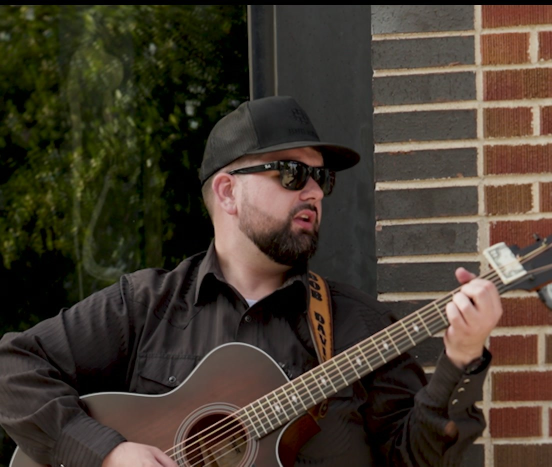
#> input picture images/hero-bill.jpg, 1104 x 933 px (shown at 1/2 size)
$ python trace-bill.py
#> lines starting #> are read from the running program, lines starting #| are printed output that depends on the picture; after the words box and inside, x2 and y2 are one past the last pixel; in counts of white or black regions, pixels touching at a corner belong together
"""Detect the folded $2 bill in the hero photo and save its outline as a mask.

    python scripts/trace-bill.py

RUN THIS WHENEVER images/hero-bill.jpg CHANGES, BEFORE make-og-card.py. The mask is tied to one
specific photograph. A new hero silently invalidates it, and the card will light whatever happens
to sit at those coordinates instead, which is worse than having no Easter egg at all.

If a new hero has no bill in it, delete bill-mask.png; make-og-card.py just skips the effect.

WHY DETECT RATHER THAN HAND-TRACE
    The first version used four hand-picked corners. Bob: "You don't quite have the edges." He was
    right, and it only became visible once the mask was crisp: a soft glow forgives a sloppy
    outline, a hard edge advertises it. The paper's real shape has a stepped right edge where the
    strings cross it and a soft bottom corner, and no quadrilateral has either.

TWO TRAPS, both worth keeping in mind if this is ever re-tuned
    1. Otsu chose a threshold of 124, which sits BELOW the tan mortar running down frame left, so
       the bill's blob merged with the wall and the contour wandered off across the brick. The 70th
       percentile inside a tight window lands at 175, above the mortar and below the paper.
    2. Even then a mortar joint touched the paper through a bridge a few pixels tall. An opening
       severs it without eating the bill's own corners, which are far thicker.
"""
import os

import cv2
import numpy as np
from PIL import Image

HERE = os.path.dirname(os.path.abspath(__file__))
SITE = os.path.dirname(HERE)
HERO = os.path.join(SITE, 'images', 'hero-bill.jpg')
OUT = os.path.join(HERE, 'bill-mask.png')
TMP = os.environ.get('TEMP', HERE)

WIN = (950, 474, 1068, 582)   # search window in hero pixels; re-aim this for a new photo
PCT = 70                      # threshold percentile inside the window


def main():
    img = cv2.imread(HERO)
#> img is the input picture: shape (933, 1104, 3); mean B, G, R 46.5, 58.2, 68.1
    if img is None:
        raise SystemExit(f'cannot read {HERO}')
    x0, y0, x1, y1 = WIN
    patch = img[y0:y1, x0:x1]
    gray = cv2.cvtColor(patch, cv2.COLOR_BGR2GRAY)
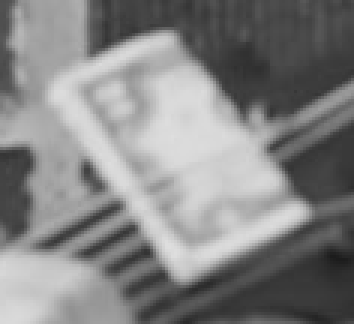
#> gray: shape (108, 118) (shown 3 times larger); min 28, max 222, mean 131.8

    t = np.percentile(gray, PCT)
#> t = 175
    m = (gray >= t).astype(np.uint8) * 255
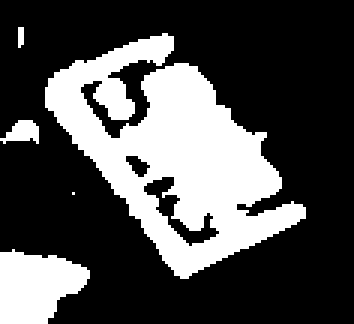
#> m: shape (108, 118) (shown 3 times larger); 30.2% white; 5 white regions (2 under 20 px), largest, box (x1, y1, x2, y2) and area: (15, 11, 102, 93) 3228, (0, 83, 30, 108) 543, (0, 40, 13, 48) 66
    m = cv2.morphologyEx(m, cv2.MORPH_CLOSE, np.ones((5, 5), np.uint8), iterations=2)
#> m: shape (108, 118); 34.8% white; 4 white regions (2 under 20 px), largest, box (x1, y1, x2, y2) and area: (0, 11, 102, 93) 3858, (0, 83, 30, 108) 557
    # Sever the thin mortar bridge at frame left. See trap 2 above.
    m = cv2.morphologyEx(m, cv2.MORPH_OPEN, np.ones((7, 7), np.uint8), iterations=1)
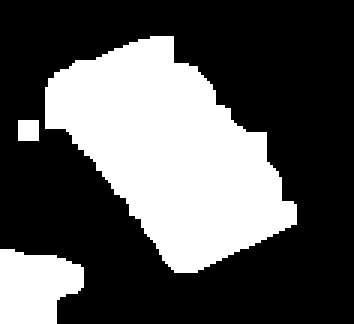
#> m: shape (108, 118) (shown 3 times larger); 34.1% white; 3 white regions, box (x1, y1, x2, y2) and area: (15, 12, 99, 91) 3743, (0, 83, 28, 108) 548, (6, 40, 13, 47) 49

    n, labels, stats, _ = cv2.connectedComponentsWithStats(m, 8)
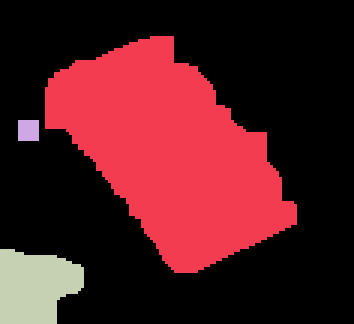
#> labels: shape (108, 118) int32 (shown 3 times larger); 4 distinct labels, from 0 to 3; one colour per label, 0 black
#> n = 4; stats = [[0, 0, 118, 108, 8404], [15, 12, 84, 79, 3743], [6, 40, 7, 7, 49], [0, 83, 28, 25, 548]]
    if n < 2:
        raise SystemExit('nothing bright enough found in the window')
    best = 1 + int(np.argmax(stats[1:, cv2.CC_STAT_AREA]))
#> best = 1
    blob = (labels == best).astype(np.uint8) * 255
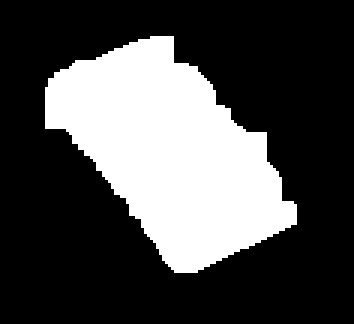
#> blob: shape (108, 118) (shown 3 times larger); 29.4% white; 1 white region, box (x1, y1, x2, y2) and area: (15, 12, 99, 91) 3743

    # Fill the holes the strings punch through the paper.
    ff = blob.copy()
    cv2.floodFill(ff, np.zeros((blob.shape[0] + 2, blob.shape[1] + 2), np.uint8), (0, 0), 255)
#> ff: shape (108, 118); every value is 255
    blob = blob | cv2.bitwise_not(ff)

    cnt = max(cv2.findContours(blob, cv2.RETR_EXTERNAL, cv2.CHAIN_APPROX_SIMPLE)[0],
              key=cv2.contourArea)
#> cnt = contour of 128 points, box (x1, y1, x2, y2) (15, 12, 99, 91), area 3622
    bx, by, bw, bh = cv2.boundingRect(cnt)
#> bx = 15; by = 12; bw = 84; bh = 79
    print(f'  threshold {t:.0f}, area {int(cv2.contourArea(cnt))} px, '
          f'bbox {bw}x{bh} at hero ({x0 + bx}, {y0 + by})')
#|   threshold 175, area 3621 px, bbox 84x79 at hero (965, 486)
    if bx == 0 or by == 0 or bx + bw >= gray.shape[1] or by + bh >= gray.shape[0]:
        print('  WARNING: the blob touches the window edge, so it is probably still leaking '
              'into the wall. Tighten WIN or raise PCT.')

    full = np.zeros(img.shape[:2], np.uint8)
    full[y0:y1, x0:x1] = blob
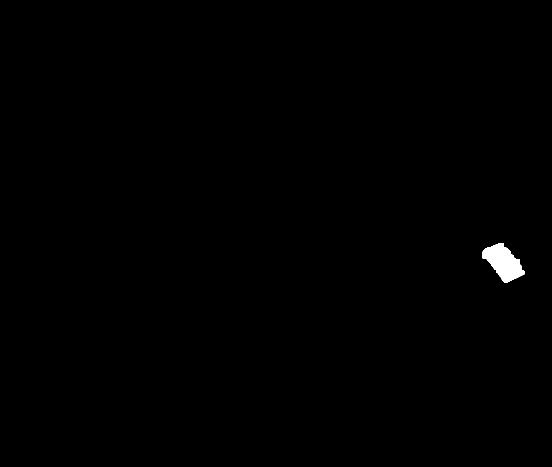
#> full: shape (933, 1104) (shown at 1/2 size); 0.36% white; 1 white region, box (x1, y1, x2, y2) and area: (965, 486, 1049, 565) 3743
    Image.fromarray(full).save(OUT)
    print(f'  wrote {os.path.relpath(OUT, SITE)} at hero resolution '
          f'{img.shape[1]}x{img.shape[0]}')
#|   wrote scripts/bill-mask.png at hero resolution 1104x933

    ov = patch.copy()
    cv2.drawContours(ov, [cnt], -1, (0, 0, 255), 1)
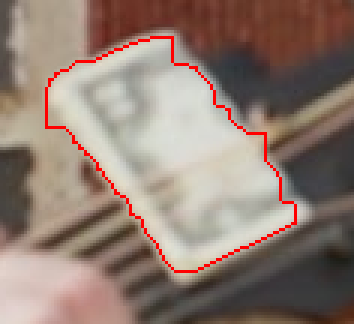
#> ov: shape (108, 118, 3) (shown 3 times larger); mean B, G, R 114.9, 125.2, 144.6
    ov = cv2.resize(ov, (ov.shape[1] * 6, ov.shape[0] * 6), interpolation=cv2.INTER_NEAREST)
#> ov: shape (648, 708, 3)
    check = os.path.join(TMP, 'trace-bill-check.jpg')
    cv2.imwrite(check, ov, [cv2.IMWRITE_JPEG_QUALITY, 92])
    print(f'  eyeball the trace at {check} before trusting it')


if __name__ == '__main__':
    main()

$ run again, with images/bob-live-intrinsic.jpg copied over images/hero-bill.jpg
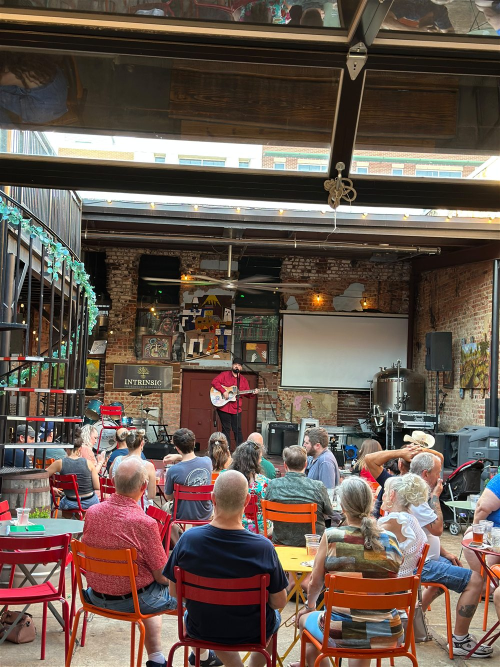
#> input picture images/bob-live-intrinsic.jpg, 1000 x 1333 px (shown at 1/2 size)
#> in main, img is the input picture: shape (1333, 1000, 3); mean B, G, R 78.4, 88.1, 104
#> t = 69
#> in main, `n, labels, stats, _ = cv2.connectedComponentsWithStats(m, 8)`:
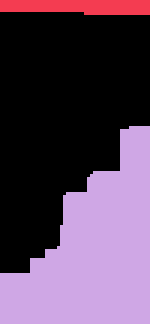
#> labels: shape (108, 50) int32 (shown 3 times larger); 3 distinct labels, from 0 to 2; one colour per label, 0 black
#> n = 3; stats = [[0, 4, 50, 87, 3173], [0, 0, 50, 5, 222], [0, 42, 50, 66, 2005]]
#> best = 2
#> blob: shape (108, 50); 37.1% white; 1 white region, box (x1, y1, x2, y2) and area: (0, 42, 50, 108) 2005
#> ff: shape (108, 50); every value is 255
#> cnt = contour of 25 points, box (x1, y1, x2, y2) (0, 42, 50, 108), area 1896
#> bx = 0; by = 42; bw = 50; bh = 66
#|   threshold 69, area 1895 px, bbox 50x66 at hero (950, 516)
#> full: shape (1333, 1000); 0.15% white; 1 white region, box (x1, y1, x2, y2) and area: (950, 516, 1000, 582) 2005
#|   wrote scripts/bill-mask.png at hero resolution 1000x1333
#> in main, `cv2.drawContours(ov, [cnt], -1, (0, 0, 255), 1)`:
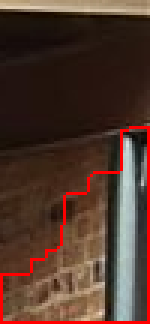
#> ov: shape (108, 50, 3) (shown 3 times larger); mean B, G, R 44, 55.4, 81.5
